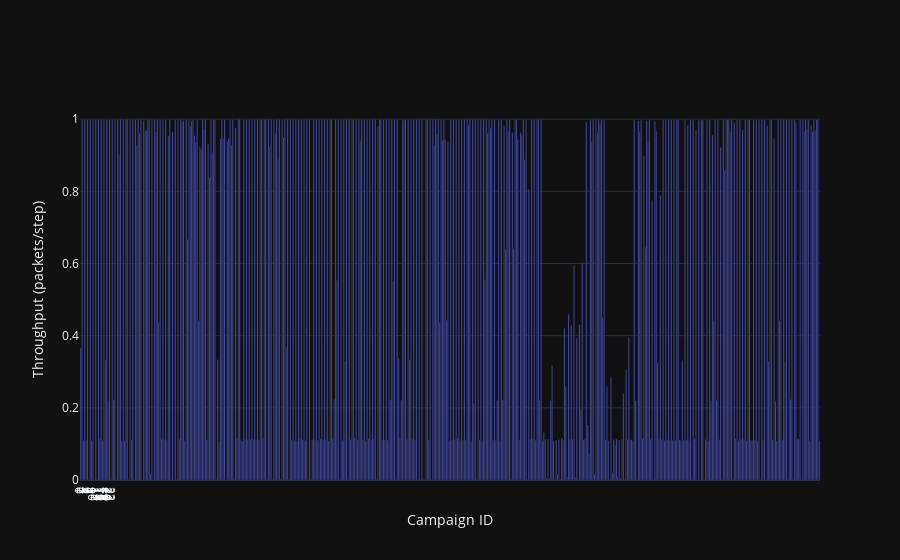

Notebook cell for this chart:
### Code cell
fig = go.Figure()

campaign_hovertemplate = '<b>Score: %{y}</b><br>'
for index, column in enumerate(variable_columns):
    campaign_hovertemplate += column + ': %{customdata['+ str(index) + ']}<br>'
campaign_hovertemplate += '<extra></extra>'

fig.add_trace(go.Bar(
    x=result_df['campaign_id'],
    y=result_df['score'],
    name='Avg. Throughput',
    customdata=result_df[variable_columns],
    hovertemplate=campaign_hovertemplate
))

fig.update_layout(
    barmode='overlay',
    xaxis_title='Campaign ID',
    yaxis_title='Throughput (packets/step)',
    hovermode='x'
)

fig.update_xaxes(
   ticktext=[str(i) for i in range(24)],
   tickvals=[i for i in range(24)],
)

fig.show()

### Figure 1 — Plotly figure (JSON) as saved in the notebook; plotly's stock layout.template omitted (floating-point values rounded to 4 significant figures; data arrays with more than 128 entries replaced by an {"elided": "..."} marker saying what was removed)
{"data": [{"customdata": {"elided": "540x6 str values"}, "hovertemplate": "<b>Score: %{y}</b><br>maximum_simulation_steps: %{customdata[0]}<br>state: %{customdata[1]}<br>mission_size: %{customdata[2]}<br>repetitions: %{customdata[3]}<br>learning_rate: %{customdata[4]}<br>training: %{customdata[5]}<br><extra></extra>", "name": "Avg. Throughput", "x": {"elided": "540 int values"}, "y": {"elided": "540 float values"}, "type": "bar"}], "layout": {"barmode": "overlay", "xaxis": {"title": {"text": "Campaign ID"}, "ticktext": ["0", "1", "2", "3", "4", "5", "6", "7", "8", "9", "10", "11", "12", "13", "14", "15", "16", "17", "18", "19", "20", "21", "22", "23"], "tickvals": [0, 1, 2, 3, 4, 5, 6, 7, 8, 9, 10, 11, 12, 13, 14, 15, 16, 17, 18, 19, 20, 21, 22, 23]}, "yaxis": {"title": {"text": "Throughput (packets/step)"}}, "hovermode": "x"}}
